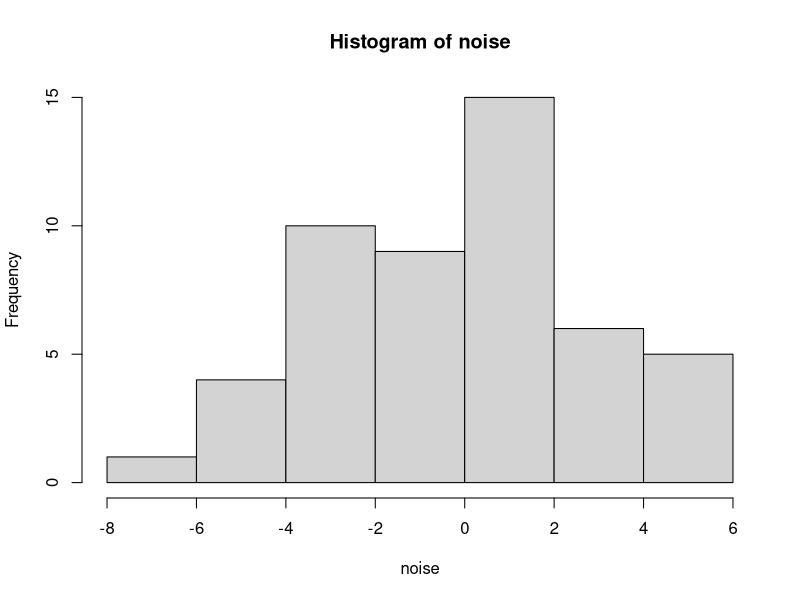

Generate this figure with R:
## NAME: Devyani Mardia
## NETID: dm1633


################
## Code for HW 1 problem 1
##
## INSTRUCTIONS: 
##
##
################

n_experiment = 1000

n = 50
p = 5

lambda = 0

beta_true = rep(1, p)

all_betahats = matrix(0, n_experiment, p)

all_errs = rep(0, n_experiment)

for (i in 1:n_experiment){

    X = matrix(rnorm(n*p), n, p)
    noise = 3*rnorm(n)

    Y = X %*% beta_true + noise

    betahat = solve(t(X) %*% X + lambda * diag(p), t(X) %*% Y)

    all_betahats[i, ] = betahat
    all_errs[i] = sum( (betahat - beta_true)^2 )
}


bias = apply(all_betahats, 2, mean) - beta_true
sds = apply(all_betahats, 2, sd)

print(sprintf("Lambda: %.3f", lambda))
print("Bias: ")
print(bias)
print("Root-variance (sd): ")
print(sds)
print("MSE: ")
print(mean(all_errs))

################
#For lambda = 0

# > print(sprintf("Lambda: %.3f", lambda))
# [1] "Lambda: 0.000"
# 
# > print("Bias: ")
# [1] "Bias: "
# 
# > print(bias)
# [1] -0.001893619 -0.031811729  0.009714371 -0.009614595  0.019364662
# 
# > print("Root-variance (sd): ")
# [1] "Root-variance (sd): "
# 
# > print(sds)
# [1] 0.4603652 0.4532723 0.4522921 0.4425577 0.4442822
# 
# > print("MSE: ")
# [1] "MSE: "
# 
# > print(mean(all_errs))
# [1] 1.015766

################

# 1.1 Describe how the samples Yi,Xi’s are generated in this file. 
#What is the distribution and variance of the noise εi?
#Y is generated using the formula X*Beta + noise 
#X is generated using random generation of the normal distribution.
hist(noise)
#We can see that this is a random generation of normal distribution multiplied by 3,
#so the variance and sd of noise is:

mean(noise)
var(noise)

#> var(noise)
#[1] 7.759882
#> sd(noise)
#[1] 2.785656

#Modify λ to vary between 0, 5, 10, 20, 40. 
#What do you observe about the resulting bias, variance, and MSE?
#   
# > print(sprintf("Lambda: %.3f", lambda))
# [1] "Lambda: 5.000"
# > print("Bias: ")
# [1] "Bias: "
# > print(bias)
# [1] -0.07532932 -0.09333868 -0.10849659 -0.09548788 -0.11122316
# > print("Root-variance (sd): ")
# [1] "Root-variance (sd): "
# > print(sds)
# [1] 0.3925877 0.4113028 0.3900148 0.4068567 0.3936579
# > print("MSE: ")
# [1] "MSE: "
# > print(mean(all_errs))
# [1] 0.8427563


# > print(sprintf("Lambda: %.3f", lambda))
# [1] "Lambda: 10.000"
# > print("Bias: ")
# [1] "Bias: "
# > print(bias)
# [1] -0.1814718 -0.1803357 -0.1927853 -0.1694636 -0.1711914
# > print("Root-variance (sd): ")
# [1] "Root-variance (sd): "
# > print(sds)
# [1] 0.3654820 0.3778367 0.3644749 0.3744299 0.3606619
# > print("MSE: ")
# [1] "MSE: "
# > print(mean(all_errs))
# [1] 0.8394186
# 
# > print(sprintf("Lambda: %.3f", lambda))
# [1] "Lambda: 20.000"
# > print("Bias: ")
# [1] "Bias: "
# > print(bias)
# [1] -0.3022074 -0.3253991 -0.3024864 -0.2952783 -0.3188279
# > print("Root-variance (sd): ")
# [1] "Root-variance (sd): "
# > print(sds)
# [1] 0.3225250 0.3132404 0.3209832 0.3254064 0.3095414
# > print("MSE: ")
# [1] "MSE: "
# > print(mean(all_errs))
# [1] 0.9839228


# > print(sprintf("Lambda: %.3f", lambda))
# [1] "Lambda: 40.000"
# > print("Bias: ")
# [1] "Bias: "
# > print(bias)
# [1] -0.4791866 -0.4648940 -0.4548443 -0.4581660 -0.4649786
# > print("Root-variance (sd): ")
# [1] "Root-variance (sd): "
# > print(sds)
# [1] 0.2546062 0.2487600 0.2338815 0.2450773 0.2437106
# > print("MSE: ")
# [1] "MSE: "
# > print(mean(all_errs))
# [1] 1.379314

# bias for lambda : 0, 5, 10, 20, 40: 
# 0:  -0.001893619 -0.031811729  0.009714371 -0.009614595  0.019364662
# 5:  -0.07532932 -0.09333868 -0.10849659 -0.09548788 -0.11122316
# 10: -0.1814718 -0.1803357 -0.1927853 -0.1694636 -0.1711914
# 20: -0.3022074 -0.3253991 -0.3024864 -0.2952783 -0.3188279
# 40: -0.4791866 -0.4648940 -0.4548443 -0.4581660 -0.4649786

# #bias increased as lambda increased
# 
# root-variance for lambda:  0, 5, 10, 20, 40:
#   0:  0.4603652 0.4532723 0.4522921 0.4425577 0.4442822
#   5:  0.3925877 0.4113028 0.3900148 0.4068567 0.3936579
#   10: 0.3654820 0.3778367 0.3644749 0.3744299 0.3606619
#   20: 0.3225250 0.3132404 0.3209832 0.3254064 0.3095414
#   40: 0.2546062 0.2487600 0.2338815 0.2450773 0.2437106

# #root-variance or variance decreased as lambda increased  
# mse for lambda:  0, 5, 10, 20, 40: 
#   0:  1.015766
#   5:  0.8427563
#   10: 0.8394186
#   20: 0.9839228
#   40: 1.379314

#Observations: mse seems to decrease at first but then increase again after lambda = 10,
#indicating that ideal lambda to decrease the mse would be around 10,
#which would introduce the perfect bias for the mse to be minimal